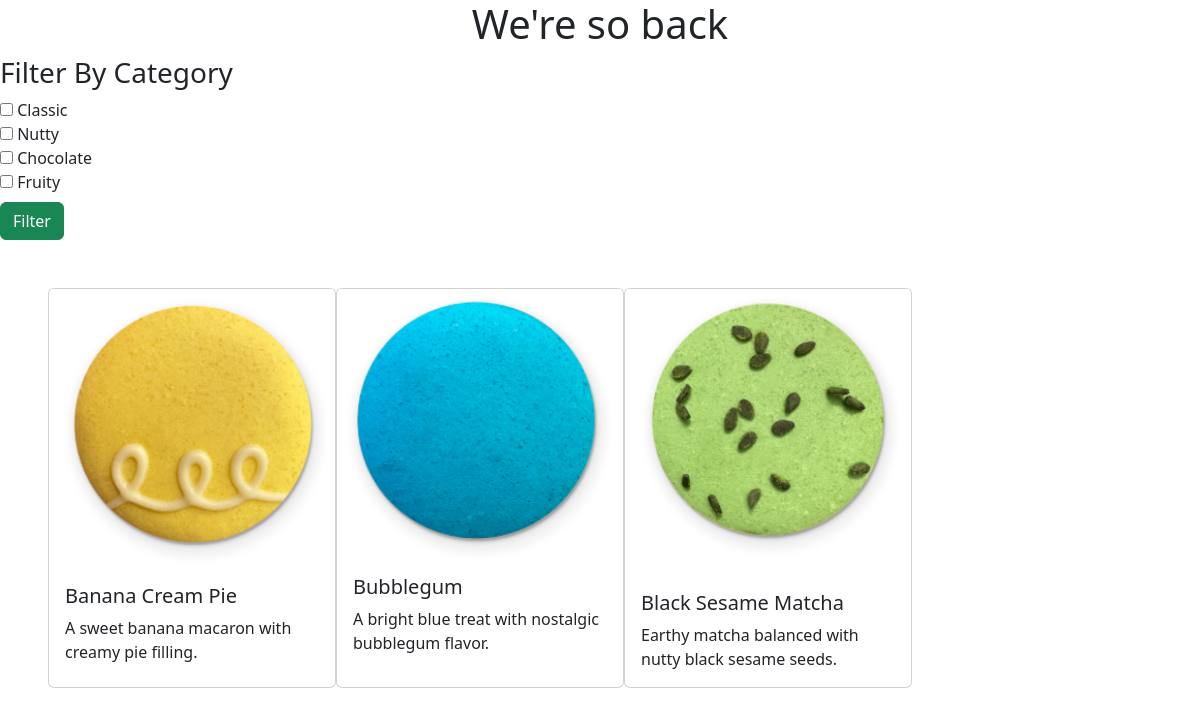
The page /store.php on the database its author committed.
### tables this page shows
CREATE TABLE categories (
    category_id INT PRIMARY KEY AUTO_INCREMENT,
    category_name VARCHAR(100) NOT NULL
);

CREATE TABLE products (
    product_id INT PRIMARY KEY AUTO_INCREMENT,
    productName VARCHAR(100) NOT NULL,
    price DECIMAL(10,2) NOT NULL,
    imageURL TEXT,
    description TEXT NOT NULL
);

### store.php (the view, shortened to what this page needs)
<?php
  include "database/db.php";
  $selectAllProductQuery = 'SELECT
                            p.product_id,
                            p.productName,
                            p.price,
                            p.description,
                            p.imageURL,
                            c.category_name
                            FROM products p
                            JOIN product_category pc ON p.product_id = pc.product_id
                            JOIN categories c ON pc.category_id = c.category_id;';
  $selectAllCategoryNameQuery = 'SELECT
                                 category_name
                                 FROM categories;';
  $allProductQueryResult = mysqli_query($dbc, $selectAllProductQuery);
  $categoryNamesQueryResult = mysqli_query($dbc, $selectAllCategoryNameQuery);
  $productsAndCategories = [];
  $categories = [];
  while ($row = mysqli_fetch_assoc($allProductQueryResult)) {
    $productsAndCategories[] = $row;
  }
  while ($row = mysqli_fetch_assoc($categoryNamesQueryResult)) {
    $categories[] = $row;
  }
?>
<!doctype html>
<html lang="en">
  <head>
    <link href="https://cdn.jsdelivr.net/npm/bootstrap@5.3.3/dist/css/bootstrap.min.css" rel="stylesheet">
  </head>
  <body>
    <?php
        echo "<h1 class=\"text-center\" > We're so back </h1>";
        echo "<div>
                <h3> Filter By Category </h3>";
                $categoryID = 1;
                foreach ($categories as $category) {
                  echo "<input type=\"checkbox\" id=\"category$categoryID\" name=\"category\" value=\"{$category['category_name']}\">
                        <label for=\"category$categoryID\"> {$category['category_name']} </label>
                        <br>";
                  $categoryID++;
                }
                echo "<button class=\"btn btn-success mt-2\" id=\"btn-filter-products\">Filter</button>";
        echo "</div>";
        echo "<div class=\"d-flex flex-row m-5\">";
          foreach ($productsAndCategories as $product) {
            echo "<div class=\"card {$product['category_name']}\" name=\"product\" style=\"width: 18rem;\">
                    <img src=\"assets/images/{$product['imageURL']}\" class=\"card-img-top\" alt=\"...\">
                    <div class=\"card-body\">
                      <h5 class=\"card-title\"> {$product['productName']} </h5>
                      <p class=\"card-text\"> {$product['description']} </p>
                    </div>
                  </div>
                  <br>";
          }
        echo "</div>";
    ?>
  </body>
</html>

### rows shown on the page
categories: category_name "Classic"
categories: category_name "Nutty"
categories: category_name "Chocolate"
categories: category_name "Fruity"
products: imageURL (picture), productName "Banana Cream Pie", description "A sweet banana macaron with creamy pie filling."
products: imageURL (picture), productName "Bubblegum", description "A bright blue treat with nostalgic bubblegum flavor."
products: imageURL (picture), productName "Black Sesame Matcha", description "Earthy matcha balanced with nutty black sesame seeds."
